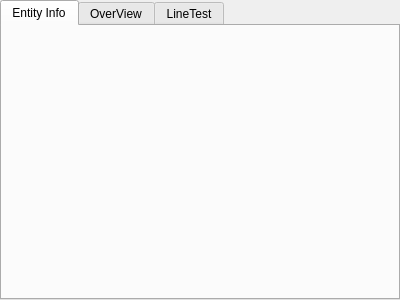
<?xml version="1.0" encoding="UTF-8"?>
<ui version="4.0">
 <class>wg_infoView</class>
 <widget class="QWidget" name="wg_infoView">
  <property name="geometry">
   <rect>
    <x>0</x>
    <y>0</y>
    <width>400</width>
    <height>300</height>
   </rect>
  </property>
  <property name="windowTitle">
   <string>Info View</string>
  </property>
  <layout class="QGridLayout" name="gridLayout">
   <property name="margin">
    <number>0</number>
   </property>
   <property name="spacing">
    <number>0</number>
   </property>
   <item row="0" column="0">
    <widget class="QTabWidget" name="tab_infoView">
     <property name="currentIndex">
      <number>0</number>
     </property>
     <widget class="QWidget" name="ti_entityInfo">
      <attribute name="title">
       <string>Entity Info</string>
      </attribute>
      <layout class="QGridLayout" name="gl_entityInfo">
       <property name="margin">
        <number>0</number>
       </property>
       <property name="spacing">
        <number>0</number>
       </property>
      </layout>
     </widget>
     <widget class="QWidget" name="ti_overView">
      <attribute name="title">
       <string>OverView</string>
      </attribute>
      <layout class="QGridLayout" name="gl_overView">
       <property name="margin">
        <number>0</number>
       </property>
       <property name="spacing">
        <number>0</number>
       </property>
      </layout>
     </widget>
     <widget class="QWidget" name="ti_lineTest">
      <attribute name="title">
       <string>LineTest</string>
      </attribute>
      <layout class="QGridLayout" name="gl_lineTest">
       <property name="margin">
        <number>0</number>
       </property>
       <property name="spacing">
        <number>0</number>
       </property>
      </layout>
     </widget>
    </widget>
   </item>
  </layout>
 </widget>
 <resources/>
 <connections/>
</ui>
